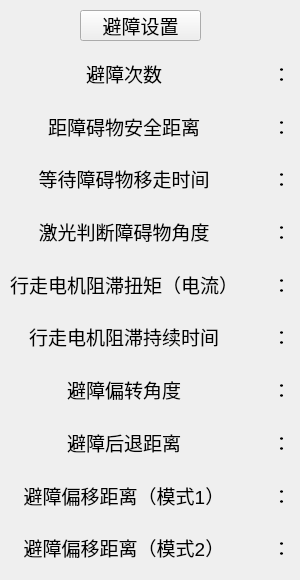
     <widget class="QWidget" name="page_10">
      <widget class="QWidget" name="layoutWidget_6">
       <property name="geometry">
        <rect>
         <x>10</x>
         <y>50</y>
         <width>281</width>
         <height>521</height>
        </rect>
       </property>
       <layout class="QHBoxLayout" name="horizontalLayout_4">
        <item>
         <layout class="QVBoxLayout" name="verticalLayout_6">
          <item>
           <widget class="QLabel" name="label_19">
            <property name="font">
             <font>
              <pointsize>14</pointsize>
             </font>
            </property>
            <property name="text">
             <string>避障次数</string>
            </property>
            <property name="alignment">
             <set>Qt::AlignCenter</set>
            </property>
           </widget>
          </item>
          <item>
           <widget class="QLabel" name="label_20">
            <property name="font">
             <font>
              <pointsize>14</pointsize>
             </font>
            </property>
            <property name="text">
             <string>距障碍物安全距离</string>
            </property>
            <property name="alignment">
             <set>Qt::AlignCenter</set>
            </property>
           </widget>
          </item>
          <item>
           <widget class="QLabel" name="label_21">
            <property name="font">
             <font>
              <pointsize>14</pointsize>
             </font>
            </property>
            <property name="text">
             <string>等待障碍物移走时间</string>
            </property>
            <property name="alignment">
             <set>Qt::AlignCenter</set>
            </property>
           </widget>
          </item>
          <item>
           <widget class="QLabel" name="label_22">
            <property name="font">
             <font>
              <pointsize>14</pointsize>
             </font>
            </property>
            <property name="text">
             <string>激光判断障碍物角度</string>
            </property>
            <property name="alignment">
             <set>Qt::AlignCenter</set>
            </property>
           </widget>
          </item>
          <item>
           <widget class="QLabel" name="label_23">
            <property name="font">
             <font>
              <pointsize>14</pointsize>
             </font>
            </property>
            <property name="text">
             <string>行走电机阻滞扭矩（电流）</string>
            </property>
            <property name="alignment">
             <set>Qt::AlignCenter</set>
            </property>
           </widget>
          </item>
          <item>
           <widget class="QLabel" name="label_24">
            <property name="font">
             <font>
              <pointsize>14</pointsize>
             </font>
            </property>
            <property name="text">
             <string>行走电机阻滞持续时间</string>
            </property>
            <property name="alignment">
             <set>Qt::AlignCenter</set>
            </property>
           </widget>
          </item>
          <item>
           <widget class="QLabel" name="label_25">
            <property name="font">
             <font>
              <pointsize>14</pointsize>
             </font>
            </property>
            <property name="text">
             <string>避障偏转角度</string>
            </property>
            <property name="alignment">
             <set>Qt::AlignCenter</set>
            </property>
           </widget>
          </item>
          <item>
           <widget class="QLabel" name="label_26">
            <property name="font">
             <font>
              <pointsize>14</pointsize>
             </font>
            </property>
            <property name="text">
             <string>避障后退距离</string>
            </property>
            <property name="alignment">
             <set>Qt::AlignCenter</set>
            </property>
           </widget>
          </item>
          <item>
           <widget class="QLabel" name="label_27">
            <property name="font">
             <font>
              <pointsize>14</pointsize>
             </font>
            </property>
            <property name="text">
             <string>避障偏移距离（模式1）</string>
            </property>
            <property name="alignment">
             <set>Qt::AlignCenter</set>
            </property>
           </widget>
          </item>
          <item>
           <widget class="QLabel" name="label_37">
            <property name="font">
             <font>
              <pointsize>14</pointsize>
             </font>
            </property>
            <property name="text">
             <string>避障偏移距离（模式2）</string>
            </property>
            <property name="alignment">
             <set>Qt::AlignCenter</set>
            </property>
           </widget>
          </item>
         </layout>
        </item>
        <item>
         <layout class="QVBoxLayout" name="verticalLayout_7">
          <item>
           <widget class="QLabel" name="label_38">
            <property name="font">
             <font>
              <pointsize>14</pointsize>
             </font>
            </property>
            <property name="text">
             <string>：</string>
            </property>
            <property name="alignment">
             <set>Qt::AlignRight|Qt::AlignTrailing|Qt::AlignVCenter</set>
            </property>
           </widget>
          </item>
          <item>
           <widget class="QLabel" name="label_28">
            <property name="font">
             <font>
              <pointsize>14</pointsize>
             </font>
            </property>
            <property name="text">
             <string>：</string>
            </property>
            <property name="alignment">
             <set>Qt::AlignRight|Qt::AlignTrailing|Qt::AlignVCenter</set>
            </property>
           </widget>
          </item>
          <item>
           <widget class="QLabel" name="label_29">
            <property name="font">
             <font>
              <pointsize>14</pointsize>
             </font>
            </property>
            <property name="text">
             <string>：</string>
            </property>
            <property name="alignment">
             <set>Qt::AlignRight|Qt::AlignTrailing|Qt::AlignVCenter</set>
            </property>
           </widget>
          </item>
          <item>
           <widget class="QLabel" name="label_30">
            <property name="font">
             <font>
              <pointsize>14</pointsize>
             </font>
            </property>
            <property name="text">
             <string>：</string>
            </property>
            <property name="alignment">
             <set>Qt::AlignRight|Qt::AlignTrailing|Qt::AlignVCenter</set>
            </property>
           </widget>
          </item>
          <item>
           <widget class="QLabel" name="label_31">
            <property name="font">
             <font>
              <pointsize>14</pointsize>
             </font>
            </property>
            <property name="text">
             <string>：</string>
            </property>
            <property name="alignment">
             <set>Qt::AlignRight|Qt::AlignTrailing|Qt::AlignVCenter</set>
            </property>
           </widget>
          </item>
          <item>
           <widget class="QLabel" name="label_32">
            <property name="font">
             <font>
              <pointsize>14</pointsize>
             </font>
            </property>
            <property name="text">
             <string>：</string>
            </property>
            <property name="alignment">
             <set>Qt::AlignRight|Qt::AlignTrailing|Qt::AlignVCenter</set>
            </property>
           </widget>
          </item>
          <item>
           <widget class="QLabel" name="label_33">
            <property name="font">
             <font>
              <pointsize>14</pointsize>
             </font>
            </property>
            <property name="text">
             <string>：</string>
            </property>
            <property name="alignment">
             <set>Qt::AlignRight|Qt::AlignTrailing|Qt::AlignVCenter</set>
            </property>
           </widget>
          </item>
          <item>
           <widget class="QLabel" name="label_34">
            <property name="font">
             <font>
              <pointsize>14</pointsize>
             </font>
            </property>
            <property name="text">
             <string>：</string>
            </property>
            <property name="alignment">
             <set>Qt::AlignRight|Qt::AlignTrailing|Qt::AlignVCenter</set>
            </property>
           </widget>
          </item>
          <item>
           <widget class="QLabel" name="label_35">
            <property name="font">
             <font>
              <pointsize>14</pointsize>
             </font>
            </property>
            <property name="text">
             <string>：</string>
            </property>
            <property name="alignment">
             <set>Qt::AlignRight|Qt::AlignTrailing|Qt::AlignVCenter</set>
            </property>
           </widget>
          </item>
          <item>
           <widget class="QLabel" name="label_36">
            <property name="font">
             <font>
              <pointsize>14</pointsize>
             </font>
            </property>
            <property name="text">
             <string>：</string>
            </property>
            <property name="alignment">
             <set>Qt::AlignRight|Qt::AlignTrailing|Qt::AlignVCenter</set>
            </property>
           </widget>
          </item>
         </layout>
        </item>
       </layout>
      </widget>
      <widget class="QPushButton" name="pushButton">
       <property name="geometry">
        <rect>
         <x>80</x>
         <y>10</y>
         <width>121</width>
         <height>31</height>
        </rect>
       </property>
       <property name="font">
        <font>
         <pointsize>14</pointsize>
        </font>
       </property>
       <property name="layoutDirection">
        <enum>Qt::LeftToRight</enum>
       </property>
       <property name="text">
        <string>避障设置</string>
       </property>
      </widget>
     </widget>
